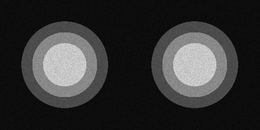
%> input picture denoise_alpha/denoise_ExplicitTimeMaching/_noisy_rectangle.png, 260 x 130 px, shrunk from 512 x 256 before the run
$ octave Main.m   (GNU Octave 9; MATLAB toolbox functions it lacks are replaced by stand-ins)
%> lines starting %> are read from the running program, lines starting %| are printed output that depends on the picture
### denoise_alpha/denoise_ExplicitTimeMaching/GradiantU.m
%%%%%%%%%%%%%%%%%%%%%%%%%%%%%%%%%%%%%%%%%%%%%%%%%%%%%%%%%%%%%%%%%%%%%%%%%%%
% The subroutine for computing the image gradient
% over the image domain [1,N]x[1,N] with Neumann BCs
%%%%%%%%%%%%%%%%%%%%%%%%%%%%%%%%%%%%%%%%%%%%%%%%%%%%%%%%%%%%%%%%%%%%%%%%%%%
function [ux,uy] = GradiantU(u)
    h = 1;
    [height,width] = size(u);
%> height = 130; width = 260
    ux = [diff(u);zeros(1,width)]/h;
    uy = diff(u')';
    uy = ([uy zeros(height,1)])/h;
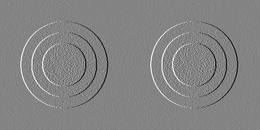
%> uy: size 130x260 double; min -72, max 67, mean 0; drawn with min black and max white

### denoise_alpha/denoise_ExplicitTimeMaching/TotalVariation.m
%%%%%%%%%%%%%%%%%%%%%%%%%%%%%%%%%%%%%%%%%%%%%%%%%%%%%%%%%%%%%%%%%%%%%%%%%%%
% The subroutine for computing the TV operator
%
% K = div[Grad(u)/Grad(u)]
%
% over the image domain [1,N]x[1,N]
%%%%%%%%%%%%%%%%%%%%%%%%%%%%%%%%%%%%%%%%%%%%%%%%%%%%%%%%%%%%%%%%%%%%%%%%%%%
function answer  = TotalVariation(u,beta)
    [ux,uy] = GradiantU(u);
    normU = sqrt(ux.^2+uy.^2+beta);
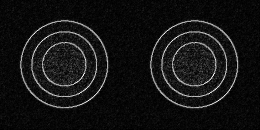
%> normU: size 130x260 double; min 0.01, max 79.03, mean 6.3; drawn with min black and max white
    answer  = DivergenceU(ux./normU,uy./normU);

### denoise_alpha/denoise_ExplicitTimeMaching/DivergenceU.m
%%%%%%%%%%%%%%%%%%%%%%%%%%%%%%%%%%%%%%%%%%%%%%%%%%%%%%%%%%%%%%%%%%%%%%%%%%%
% The subroutine for computing the divergent of a vector field
% over the image domain [1,N]x[1,N] with Neumann BCs
%%%%%%%%%%%%%%%%%%%%%%%%%%%%%%%%%%%%%%%%%%%%%%%%%%%%%%%%%%%%%%%%%%%%%%%%%%%
function divGU = DivergenceU(ux,uy)
    h = 1;
    [height,width] = size(ux);
    ux = [zeros(1,width);ux];
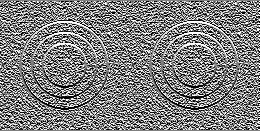
%> ux: size 131x260 double; min -1, max 1, mean -0.00145; drawn with min black and max white
    ax = (ux(2:height+1,:)-ux(1:height,:))/h;
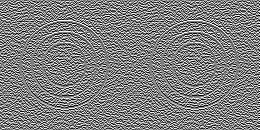
%> ax: size 130x260 double; min -2, max 2, mean 9.46e-19; drawn with min black and max white
    uy = [zeros(height,1) uy];
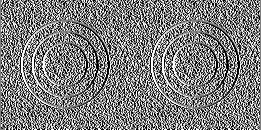
%> uy: size 130x261 double; min -1, max 1, mean -0.00333; drawn with min black and max white
    by = (uy(:,2:width+1)-uy(:,1:width))/h;
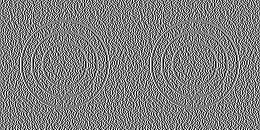
%> by: size 130x260 double; min -2, max 2, mean -1.88e-18; drawn with min black and max white
    divGU = ax+by;
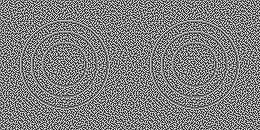
%> divGU: size 130x260 double; min -3.41, max 3.41, mean -3.26e-18; drawn with min black and max white

### denoise_alpha/denoise_ExplicitTimeMaching/ExplicitTimeMarchingDenoiser.m
%%%%%%%%%%%%%%%%%%%%%%%%%%%%%%%%%%%%%%%%%%%%%%%
%
% Model: Min { Tv(u) + (1/2)*lambda*(u-f)^2 }
%
% This is equaivalent to solve the following PDE:
%
% -div[Grad(u)/|Grad(u)|]+lambda(u-f) = 0
%
% Here u is the image to be recovered
%      f is the observed image corrupted by the Gaussian noise
% and
%      lambda > 0 is the regularization parameter.
function image = ExplicitTimeMarchingDenoiser(original_image,alpha,beta,tau,tolerent,max_iteration)
    i = 0;
    image_norm = 999999;
    res_norm = 999999;
    image = original_image;
    original_res = alpha.*TotalVariation(image,beta);  %another parh is cancled itself;
    original_res_norm = norm(original_res(:),2);
%> original_res_norm = 3571.6
    while i < max_iteration && image_norm > tolerent && res_norm > tolerent
        last_image = image;
        res = alpha.*TotalVariation(image,beta)+(image - original_image);
        image = image+tau*res;
        res_norm = norm(res(:),2) / original_res_norm;
        image_norm = norm(last_image(:) - image(:),2);
        i = i + 1;
    end
%> this loop made 5000 passes
%> (res_norm, image_norm) on passes 1 to 3: (1, 0.357), (0.997, 0.356), (0.996, 0.356)
%> after the loop, i = 5000
end


### denoise_alpha/denoise_ExplicitTimeMaching/Main.m
clc;clear;
image = rgb2gray(imread('_noisy_rectangle.png'));
image = double(image);
alpha = 10;
beta = 1.0e-4;
tau = 1.0e-4;
tolerent = 1.0e-6;
max_iteration = 5000;
denoised_image = ExplicitTimeMarchingDenoiser(image,alpha,beta,tau,tolerent,max_iteration);
imshow(uint8(denoised_image));
